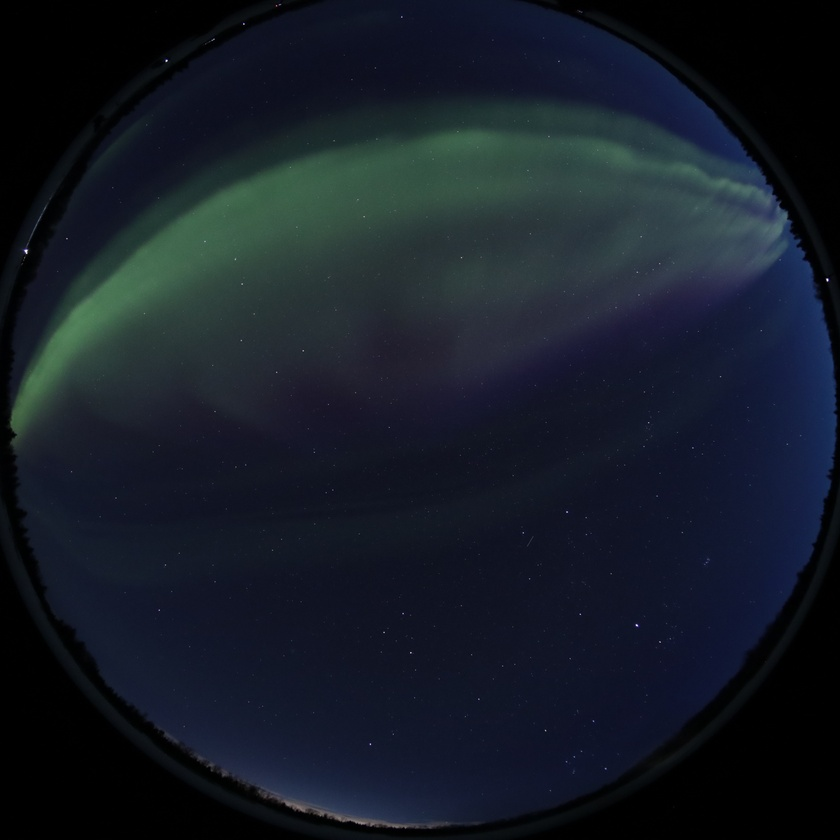
#> input picture 060446.jpg, 840 x 840 px, shrunk from 4000 x 4000 before the run
$ python -i star_cat_func.py   (imports and definitions only)
#> lines starting #> are read from the running program, lines starting #| are printed output that depends on the picture; after the words box and inside, x2 and y2 are one past the last pixel; in counts of white or black regions, pixels touching at a corner belong together
"""Starfield calibration functions."""
import numpy as np
import cv2
import astropy.units as u
from astropy.coordinates import SkyCoord, AltAz, EarthLocation
from astropy.time import Time
import pandas as pd


def load_data_image(img_path,
                    ori_bright_thresh=50,
                    min_area=3,
                    max_area=200,
                    point_size=5):
    """Process original image."""
#> called with img_path = '060446.jpg', ori_bright_thresh = 50, min_area = 3, max_area = 200, point_size = 5
    img = cv2.imread(img_path)
#> img is the input picture: shape (840, 840, 3); mean B, G, R 38.4, 28.1, 21.3

    gray = cv2.cvtColor(img, cv2.COLOR_BGR2GRAY)
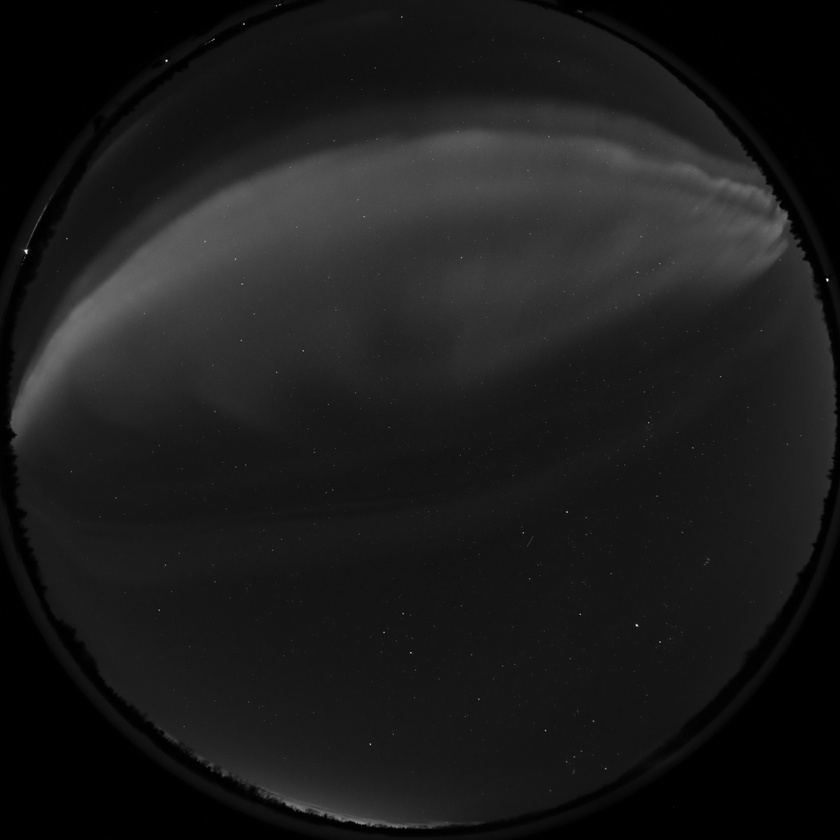
#> gray: shape (840, 840); min 0, max 253, mean 27.2

    blurred = cv2.GaussianBlur(gray, (25, 25), 0)

    stars_enhanced = cv2.subtract(gray, blurred)
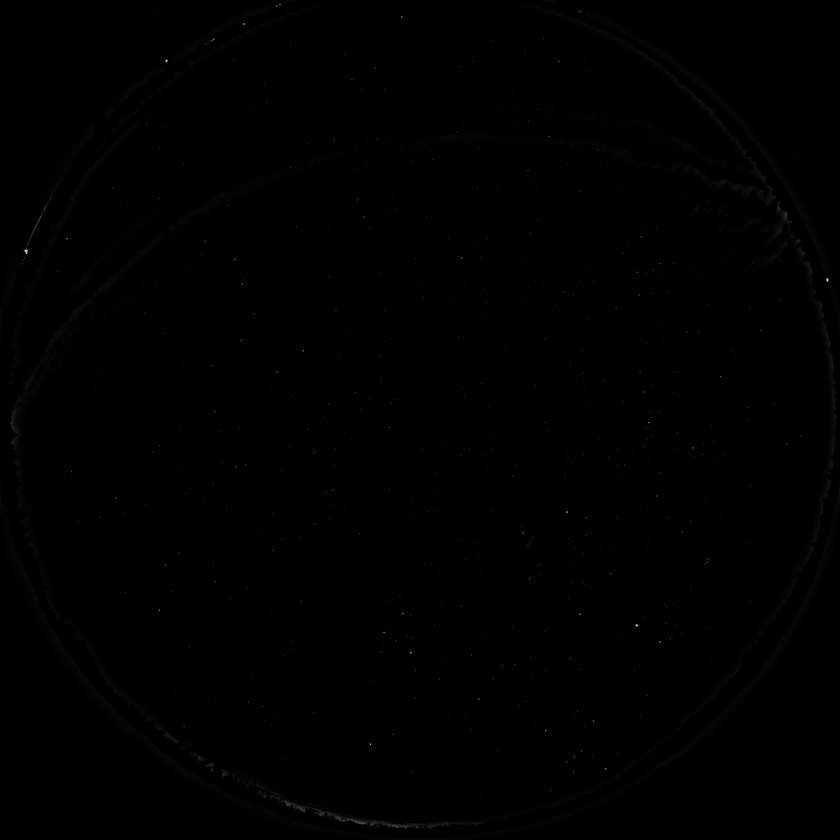
#> stars_enhanced: shape (840, 840); min 0, max 233, mean 0.6

    _, thresh = cv2.threshold(stars_enhanced,
                              ori_bright_thresh,
                              255,
                              cv2.THRESH_BINARY)
#> thresh: shape (840, 840); 0.03% white in thin lines or dots

    kernel = np.ones((3, 3), np.uint8)
    cleaned = cv2.morphologyEx(thresh, cv2.MORPH_OPEN, kernel)
#> cleaned: shape (840, 840); 0% white in thin lines or dots, all inside (x1, y1, x2, y2) = (25, 250, 28, 253)

    ori_xy = get_star_centroids(cleaned,
                                min_area=min_area,
                                max_area=max_area)

    ori_xy_p = np.floor(ori_xy).astype(int)

    ori_img_binary = create_img_from_xy(x=ori_xy_p[:, 0],
                                        y=ori_xy_p[:, 1],
                                        img_size=img.shape[0],
                                        point_size=point_size)

    return cleaned, ori_xy, ori_img_binary


def get_star_centroids(binary_img,
                       min_area=3,
                       max_area=200):
    """Get xy coordinates of star centroids."""
#> called with min_area = 3, max_area = 200
    n, labels, stats, centroids = cv2.connectedComponentsWithStats(binary_img)
#> n = 2; stats = [[0, 0, 840, 840, 705591], [25, 250, 3, 3, 9]]; centroids = [[419.5, 419.5], [26, 251]]

    filtered_centroids = [
        centroids[i] for i in range(1, n)
        if min_area <= stats[i, cv2.CC_STAT_AREA] <= max_area
    ]
#> filtered_centroids = [[26, 251]]

    centroids_array = np.array(filtered_centroids)
#> centroids_array = [[26, 251]]

    return centroids_array


# [27 lines left out: function simulate_starfield, not called in this run]


def create_img_from_xy(x,
                       y,
                       img_size,
                       point_size=5):
    """Create an image from xy coordinates of stars."""
#> called with x = array of shape (1,), y = array of shape (1,), img_size = 840, point_size = 5
    img = np.zeros((img_size, img_size))

    half = point_size // 2
    offs = np.arange(-half, half + 1)

    dy, dx = np.meshgrid(offs, offs, indexing='ij')
    dy = dy.ravel()
    dx = dx.ravel()

    y_grid = (y[:, None] + dy[None, :])
    x_grid = (x[:, None] + dx[None, :])

    flat_idx = y_grid.ravel() * img_size + x_grid.ravel()
#> flat_idx = 25 values from 209184 to 212548
    img.flat[flat_idx] = 255

    return img


# [45 lines left out: functions rotate_image, load_star_el_az, not called in this run]

>>> result = load_data_image('060446.jpg')
#> in load_data_image, `ori_img_binary = create_img_from_xy(x=ori_xy_p[:, 0], y=ori_xy_p[:, 1]..`: ori_img_binary: shape (840, 840) float64; 0% white; 1 white region, box (x1, y1, x2, y2) and area: (24, 249, 29, 254) 25
